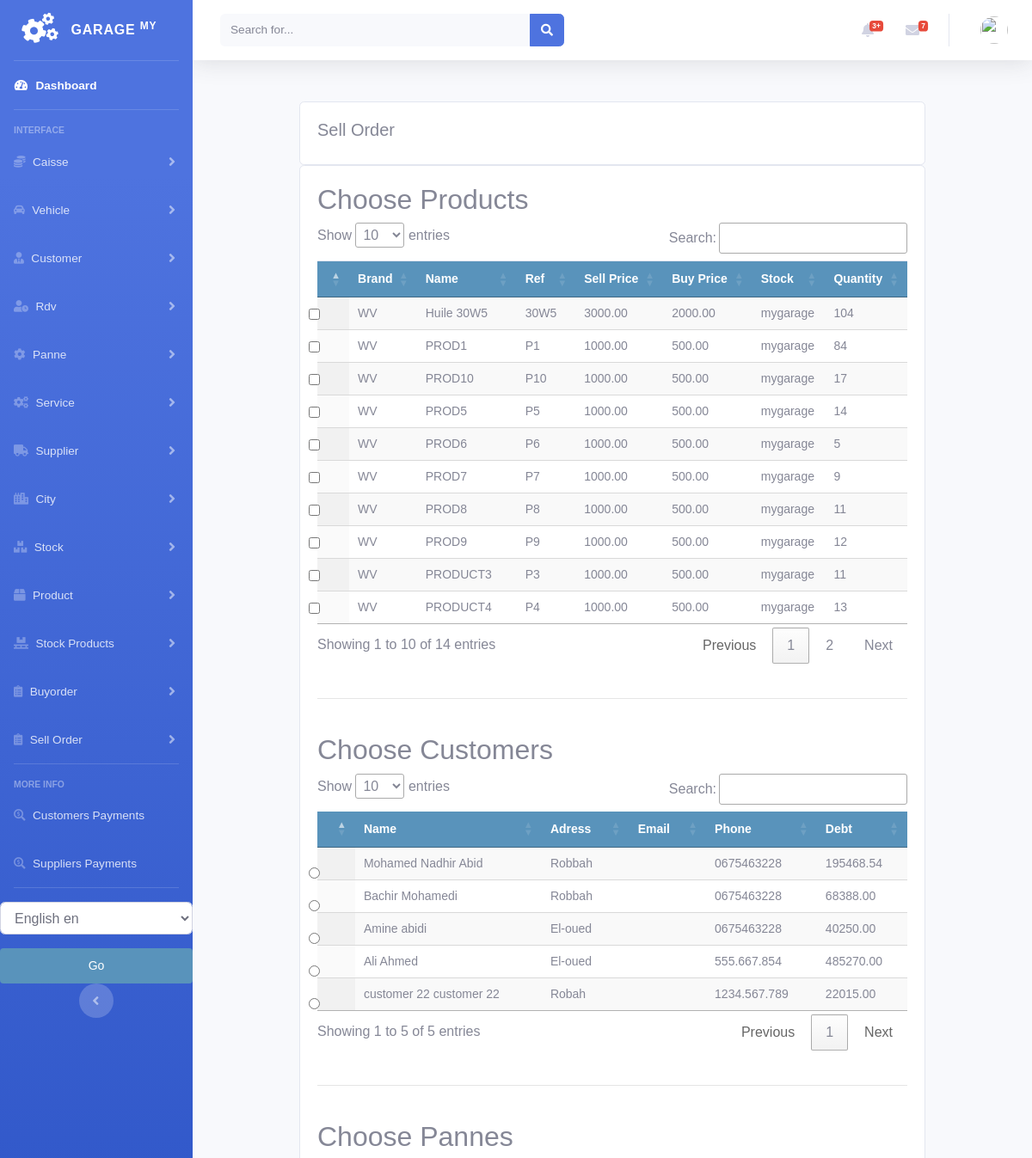
Before: /stock/order_stockproduct_list (upper part) with the older database file.
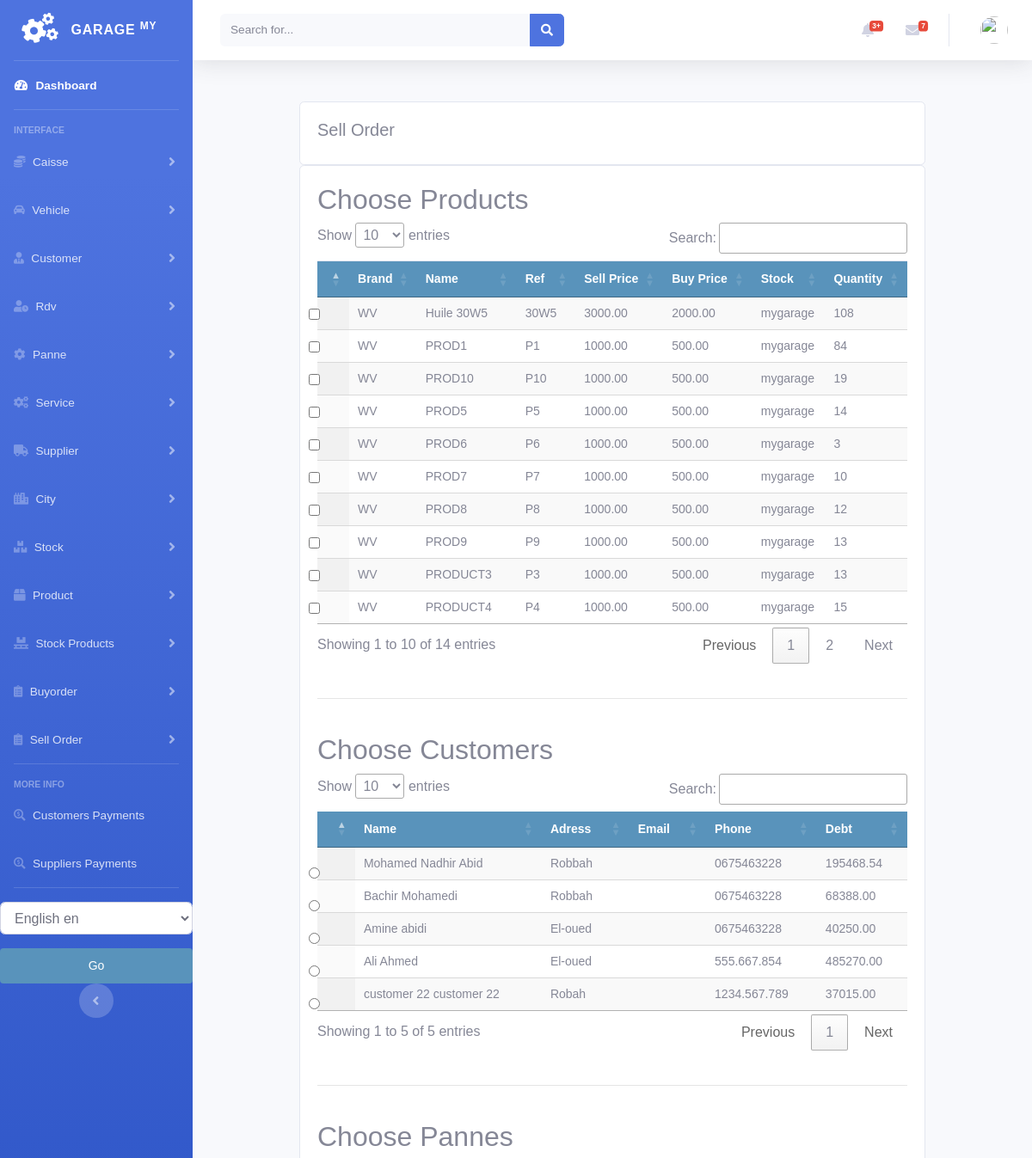
After: the same page with the newer database file.
### stock/models.py (models this page shows, shortened)
class StockProduct(models.Model):
    product = models.ForeignKey(Product, null=True, on_delete=models.CASCADE)
    quantity = models.PositiveIntegerField(default=1)
    stock = models.ForeignKey(Stock, null=True, on_delete=models.CASCADE)
    class Meta:
        ordering = ('product',)
        verbose_name = 'stockproduct'
        verbose_name_plural = 'stockproducts'

class Stock(models.Model):
    name = models.CharField(max_length=250, null=True)
    class Meta:
        ordering = ('name',)
        verbose_name = 'stock'
        verbose_name_plural = 'stocks'
    def __str__(self):
        return self.name

### customer/models.py (models this page shows, shortened)
class Customer(models.Model):
    firstname = models.CharField(max_length=250, null=True)
    lastname = models.CharField(max_length=250, null=True)
    address = models.CharField(max_length=200, null=True)
    phone = models.CharField(max_length=200, null=True)
    date_created = models.DateTimeField(auto_now_add=True, null=True)
    date_updated = models.DateTimeField(auto_now=True)
    date_joined = models.DateField(null=True)
    enterprise = models.BooleanField(default=False)
    debt = models.DecimalField(max_digits=10, decimal_places=2, null=True, default=0)

### product/models.py (models this page shows, shortened)
class Product(models.Model):
    brand = models.CharField(max_length=250, null=True)
    name = models.CharField(max_length=250, null=True)
    ref = models.CharField(max_length=250, null=True)
    desc = models.CharField(max_length=250, null=True)
    image = models.ImageField(upload_to='products/%Y/%m/%d', blank=True, )
    buyprice = models.DecimalField(max_digits=10, null=True, decimal_places=2, default=0)
    sellprice = models.DecimalField(max_digits=10, null=True, decimal_places=2, default=0)
    alert_quantity = models.PositiveIntegerField(default=1, blank=True, null=True)
    stock = models.ForeignKey('stock.Stock', blank=True, null=True, on_delete=models.CASCADE)
    class Meta:
        ordering = ('name',)
        verbose_name = 'product'
        verbose_name_plural = 'products'

### stock/views.py (the view, shortened to what this page needs)
# urls.py: path('order_stockproduct_list', views.order_stockproduct_list, name='order_stockproduct_list'),
def order_stockproduct_list(request):
    stockproducts = StockProduct.objects.all().filter(quantity__gt=0)
    customers = Customer.objects.all()
    pannes = Panne.objects.all()
    services = Service.objects.all()
    context = {
        'customers': customers,
        'stockproducts': stockproducts,
        'pannes': pannes,
        "services": services,
    }
    return render(request, 'stockproduct/order_list_stockproduct.html', context)

### services/models.py (called while the page is built)
    def __str__(self):
        return self.name

### stock/templates/stockproduct/order_list_stockproduct.html (shortened to what the changed rows need)
{% extends 'home.html' %}
{% load static %}
{% load i18n %}
{% block content %}
<br>
<div class="container">
    <div class="row">
        <div class="col-md">
            <div class="card card-body">
                <form id="order-form" action="" method="post">
                    <h2>{% trans "Choose Products" %}</h2>
                    <table id="table_id" class=" table display text-center">
                        <thead>
                        <tr>
                            <th><label class="form-check-label" for="{{prod.id}}"></label></th>
                            <th>{% trans "Brand" %}</th>
                            <th>{% trans "Name" %}</th>
                            <th>{% trans "Ref" %}</th>
                            <th>{% trans "Sell Price" %}</th>
                            <th>{% trans "Buy Price" %}</th>
                            <th>{% trans "Stock" %}</th>
                            <th>{% trans "Quantity" %}</th>
                        </tr>
                        </thead>
                        <tbody>
                        {% for prod in stockproducts %}
                        <tr class="row{% cycle '1' '2' %}">
                            <td>
                                <input class="form-check-input product-input" type="checkbox" value="{{prod.id}}" id="{{prod.id}}" name="products">
                            </td>
                            <td>
                                {{prod.product.brand}}
                            </td>
                            <td>
                                {{prod.product.name}}
                            </td>
                            <td>
                                {{prod.product.ref}}
                            </td>
                            <td>
                                {{prod.product.sellprice}}
                            </td>
                            <td>
                                {{prod.product.buyprice}}
                            </td>
                            <td>
                                {{prod.stock}}
                            </td>
                            <td>
                                {{prod.quantity}}
                            </td>
                        </tr>
                        {% endfor %}
                        </tbody>
                    </table>
                    <br>
                    <br>
                    <h2>{% trans "Choose Customers" %}</h2>
                    <table id="table_customer" class="display text-center">
                        <thead>
                        <tr>
                            <th></th>
                            <th>{% trans "Name" %}</th>
                            <th>{% trans "Adress" %}</th>
                            <th>{% trans "Email" %}</th>
                            <th>{% trans "Phone" %}</th>
                            <th>{% trans "Debt" %}</th>
                        </tr>
                        </thead>
                        <tbody>
                        {% for customer in customers %}
                        <tr>
                            <td>
                                <input class="form-check-input" type="radio" value="{{customer.id}}"
                                       id="{{customer.id}}" name="customers">
                            </td>
                            <td>
                                {{customer.firstname}}
                                {{customer.lastname}}
                            </td>
                            <td>
                                {{customer.address}}
                            </td>
                            <td>
                            </td>
                            <td>
                                {{customer.phone}}
                            </td>
                            <td>
                                {{customer.debt}}
                            </td>
                        </tr>
                        {% endfor %}
                        </tbody>
                    </table>
                    <br>
                    <br>
                    <h2>{% trans "Choose Pannes" %}</h2>
                    <br>
                    <br>
                </form>
            </div>
        </div>
    </div>
</div>
{% endblock %}
{% block jsscript %}
<link rel="stylesheet" href="https://ajax.googleapis.com/ajax/libs/jqueryui/1.12.1/themes/smoothness/jquery-ui.css">
<link rel="stylesheet" href="https://cdnjs.cloudflare.com/ajax/libs/chosen/1.8.7/chosen.min.css"/>
<link rel="stylesheet" type="text/css" href="https://cdn.datatables.net/1.10.22/css/jquery.dataTables.css">
{% endblock %}

Changed rows visible on the page:
changed StockProduct "Huile 30W5": quantity "104" → "108"
changed StockProduct "PROD10": quantity "17" → "19"
changed StockProduct "PROD6": quantity "5" → "3"
changed StockProduct "PROD7": quantity "9" → "10"
changed StockProduct "PROD8": quantity "11" → "12"
changed StockProduct "PROD9": quantity "12" → "13"
changed StockProduct "PRODUCT3": quantity "11" → "13"
changed StockProduct "PRODUCT4": quantity "13" → "15"
changed Customer "customer 22": debt "22015.00" → "37015.00"
